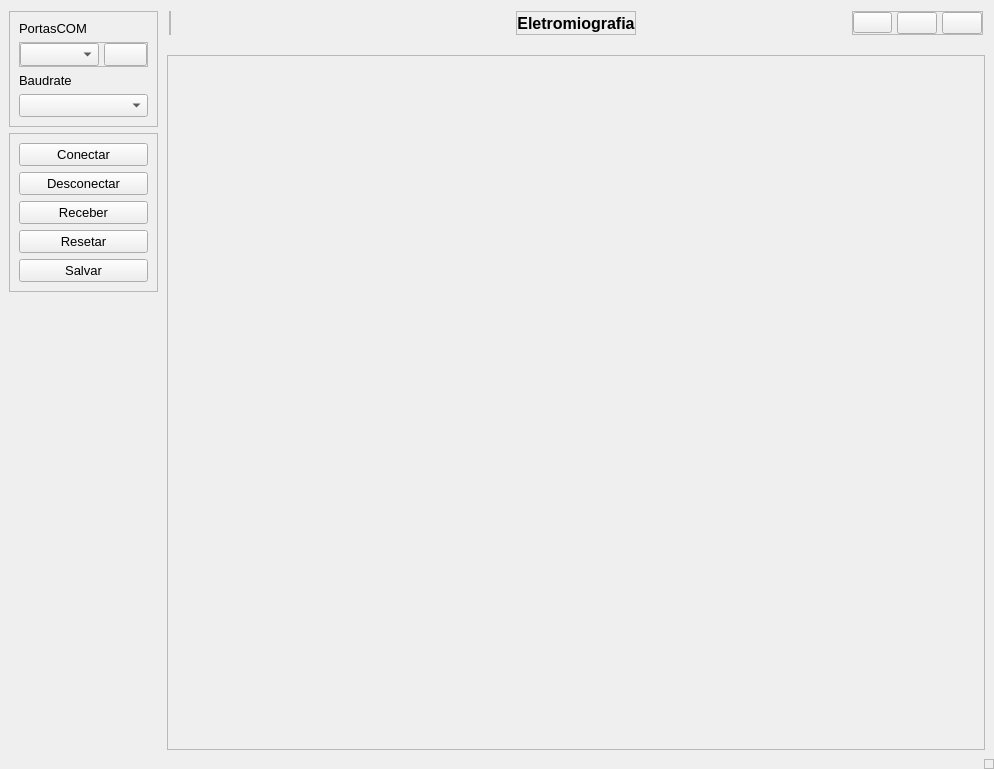
<?xml version="1.0" encoding="UTF-8"?>
<ui version="4.0">
 <class>MainWindow</class>
 <widget class="QMainWindow" name="MainWindow">
  <property name="geometry">
   <rect>
    <x>0</x>
    <y>0</y>
    <width>994</width>
    <height>769</height>
   </rect>
  </property>
  <property name="windowTitle">
   <string>MainWindow</string>
  </property>
  <property name="toolTip">
   <string notr="true"/>
  </property>
  <widget class="QWidget" name="centralwidget">
   <layout class="QHBoxLayout" name="horizontalLayout">
    <property name="spacing">
     <number>0</number>
    </property>
    <property name="leftMargin">
     <number>0</number>
    </property>
    <property name="topMargin">
     <number>0</number>
    </property>
    <property name="rightMargin">
     <number>0</number>
    </property>
    <property name="bottomMargin">
     <number>0</number>
    </property>
    <item alignment="Qt::AlignTop">
     <widget class="QCustomSlideMenu" name="leftContainer" native="true">
      <layout class="QVBoxLayout" name="verticalLayout">
       <property name="topMargin">
        <number>11</number>
       </property>
       <property name="rightMargin">
        <number>0</number>
       </property>
       <item alignment="Qt::AlignTop">
        <widget class="QFrame" name="frame_11">
         <property name="frameShape">
          <enum>QFrame::StyledPanel</enum>
         </property>
         <property name="frameShadow">
          <enum>QFrame::Raised</enum>
         </property>
         <layout class="QVBoxLayout" name="verticalLayout_11">
          <item>
           <widget class="QLabel" name="label">
            <property name="font">
             <font>
              <pointsize>10</pointsize>
             </font>
            </property>
            <property name="text">
             <string>PortasCOM</string>
            </property>
           </widget>
          </item>
          <item alignment="Qt::AlignLeft|Qt::AlignTop">
           <widget class="QFrame" name="frame_12">
            <property name="frameShape">
             <enum>QFrame::StyledPanel</enum>
            </property>
            <property name="frameShadow">
             <enum>QFrame::Raised</enum>
            </property>
            <layout class="QHBoxLayout" name="horizontalLayout_6">
             <property name="spacing">
              <number>5</number>
             </property>
             <property name="leftMargin">
              <number>0</number>
             </property>
             <property name="topMargin">
              <number>0</number>
             </property>
             <property name="rightMargin">
              <number>0</number>
             </property>
             <property name="bottomMargin">
              <number>0</number>
             </property>
             <item>
              <widget class="QComboBox" name="cbComports">
               <property name="font">
                <font>
                 <pointsize>10</pointsize>
                </font>
               </property>
              </widget>
             </item>
             <item>
              <widget class="QPushButton" name="btnRecarregar">
               <property name="font">
                <font>
                 <pointsize>10</pointsize>
                </font>
               </property>
               <property name="text">
                <string/>
               </property>
               <property name="icon">
                <iconset resource="resources.qrc">
                 <normaloff>:/icons/icons/refresh-ccw.svg</normaloff>:/icons/icons/refresh-ccw.svg</iconset>
               </property>
               <property name="iconSize">
                <size>
                 <width>20</width>
                 <height>20</height>
                </size>
               </property>
              </widget>
             </item>
            </layout>
           </widget>
          </item>
          <item>
           <widget class="QLabel" name="label_2">
            <property name="font">
             <font>
              <pointsize>10</pointsize>
             </font>
            </property>
            <property name="text">
             <string>Baudrate</string>
            </property>
           </widget>
          </item>
          <item>
           <widget class="QComboBox" name="cbBaudrate">
            <property name="font">
             <font>
              <pointsize>10</pointsize>
             </font>
            </property>
           </widget>
          </item>
         </layout>
        </widget>
       </item>
       <item alignment="Qt::AlignTop">
        <widget class="QFrame" name="frame">
         <property name="sizePolicy">
          <sizepolicy hsizetype="Preferred" vsizetype="Preferred">
           <horstretch>0</horstretch>
           <verstretch>0</verstretch>
          </sizepolicy>
         </property>
         <property name="frameShape">
          <enum>QFrame::StyledPanel</enum>
         </property>
         <property name="frameShadow">
          <enum>QFrame::Raised</enum>
         </property>
         <layout class="QVBoxLayout" name="verticalLayout_3">
          <item>
           <widget class="QPushButton" name="btnConectar">
            <property name="font">
             <font>
              <pointsize>10</pointsize>
             </font>
            </property>
            <property name="text">
             <string>Conectar</string>
            </property>
           </widget>
          </item>
          <item>
           <widget class="QPushButton" name="btnDeconectar">
            <property name="enabled">
             <bool>true</bool>
            </property>
            <property name="sizePolicy">
             <sizepolicy hsizetype="Minimum" vsizetype="Minimum">
              <horstretch>0</horstretch>
              <verstretch>0</verstretch>
             </sizepolicy>
            </property>
            <property name="font">
             <font>
              <pointsize>10</pointsize>
             </font>
            </property>
            <property name="text">
             <string>Desconectar</string>
            </property>
           </widget>
          </item>
          <item>
           <widget class="QPushButton" name="btnReceber">
            <property name="font">
             <font>
              <pointsize>10</pointsize>
             </font>
            </property>
            <property name="text">
             <string>Receber</string>
            </property>
           </widget>
          </item>
          <item>
           <widget class="QPushButton" name="btnReset">
            <property name="font">
             <font>
              <pointsize>10</pointsize>
             </font>
            </property>
            <property name="text">
             <string>Resetar</string>
            </property>
           </widget>
          </item>
          <item>
           <widget class="QPushButton" name="btnSalvar">
            <property name="font">
             <font>
              <pointsize>10</pointsize>
             </font>
            </property>
            <property name="text">
             <string>Salvar</string>
            </property>
           </widget>
          </item>
         </layout>
        </widget>
       </item>
      </layout>
     </widget>
    </item>
    <item>
     <widget class="QWidget" name="mainBodyContainer" native="true">
      <property name="sizePolicy">
       <sizepolicy hsizetype="Expanding" vsizetype="Preferred">
        <horstretch>0</horstretch>
        <verstretch>0</verstretch>
       </sizepolicy>
      </property>
      <layout class="QVBoxLayout" name="verticalLayout_2">
       <property name="spacing">
        <number>0</number>
       </property>
       <property name="leftMargin">
        <number>0</number>
       </property>
       <property name="topMargin">
        <number>0</number>
       </property>
       <property name="rightMargin">
        <number>0</number>
       </property>
       <property name="bottomMargin">
        <number>0</number>
       </property>
       <item alignment="Qt::AlignTop">
        <widget class="QWidget" name="headerConteiner" native="true">
         <layout class="QHBoxLayout" name="horizontalLayout_2">
          <property name="spacing">
           <number>5</number>
          </property>
          <property name="leftMargin">
           <number>11</number>
          </property>
          <property name="topMargin">
           <number>11</number>
          </property>
          <property name="rightMargin">
           <number>11</number>
          </property>
          <property name="bottomMargin">
           <number>11</number>
          </property>
          <item alignment="Qt::AlignLeft">
           <widget class="QFrame" name="frame_2">
            <property name="frameShape">
             <enum>QFrame::StyledPanel</enum>
            </property>
            <property name="frameShadow">
             <enum>QFrame::Raised</enum>
            </property>
            <layout class="QVBoxLayout" name="verticalLayout_5">
             <property name="spacing">
              <number>0</number>
             </property>
             <property name="leftMargin">
              <number>0</number>
             </property>
             <property name="topMargin">
              <number>0</number>
             </property>
             <property name="rightMargin">
              <number>0</number>
             </property>
             <property name="bottomMargin">
              <number>0</number>
             </property>
            </layout>
           </widget>
          </item>
          <item alignment="Qt::AlignHCenter">
           <widget class="QFrame" name="frame_3">
            <property name="frameShape">
             <enum>QFrame::StyledPanel</enum>
            </property>
            <property name="frameShadow">
             <enum>QFrame::Raised</enum>
            </property>
            <layout class="QVBoxLayout" name="verticalLayout_4">
             <property name="spacing">
              <number>0</number>
             </property>
             <property name="leftMargin">
              <number>0</number>
             </property>
             <property name="topMargin">
              <number>0</number>
             </property>
             <property name="rightMargin">
              <number>0</number>
             </property>
             <property name="bottomMargin">
              <number>0</number>
             </property>
             <item>
              <widget class="QLabel" name="label_3">
               <property name="font">
                <font>
                 <pointsize>12</pointsize>
                 <weight>75</weight>
                 <bold>true</bold>
                </font>
               </property>
               <property name="text">
                <string>Eletromiografia</string>
               </property>
               <property name="alignment">
                <set>Qt::AlignCenter</set>
               </property>
              </widget>
             </item>
            </layout>
           </widget>
          </item>
          <item alignment="Qt::AlignRight">
           <widget class="QFrame" name="frame_4">
            <property name="frameShape">
             <enum>QFrame::StyledPanel</enum>
            </property>
            <property name="frameShadow">
             <enum>QFrame::Raised</enum>
            </property>
            <layout class="QHBoxLayout" name="horizontalLayout_3">
             <property name="spacing">
              <number>5</number>
             </property>
             <property name="leftMargin">
              <number>0</number>
             </property>
             <property name="topMargin">
              <number>0</number>
             </property>
             <property name="rightMargin">
              <number>0</number>
             </property>
             <property name="bottomMargin">
              <number>0</number>
             </property>
             <item>
              <widget class="QPushButton" name="btnMinimize">
               <property name="font">
                <font>
                 <pointsize>8</pointsize>
                </font>
               </property>
               <property name="text">
                <string/>
               </property>
               <property name="icon">
                <iconset resource="resources.qrc">
                 <normaloff>:/icons/icons/minus.svg</normaloff>:/icons/icons/minus.svg</iconset>
               </property>
               <property name="iconSize">
                <size>
                 <width>20</width>
                 <height>20</height>
                </size>
               </property>
              </widget>
             </item>
             <item>
              <widget class="QPushButton" name="btnRestore">
               <property name="text">
                <string/>
               </property>
               <property name="icon">
                <iconset resource="resources.qrc">
                 <normaloff>:/icons/icons/square.svg</normaloff>:/icons/icons/square.svg</iconset>
               </property>
               <property name="iconSize">
                <size>
                 <width>20</width>
                 <height>20</height>
                </size>
               </property>
              </widget>
             </item>
             <item>
              <widget class="QPushButton" name="btnClose">
               <property name="text">
                <string/>
               </property>
               <property name="icon">
                <iconset resource="resources.qrc">
                 <normaloff>:/icons/icons/x.svg</normaloff>:/icons/icons/x.svg</iconset>
               </property>
               <property name="iconSize">
                <size>
                 <width>20</width>
                 <height>20</height>
                </size>
               </property>
              </widget>
             </item>
            </layout>
           </widget>
          </item>
         </layout>
        </widget>
       </item>
       <item>
        <widget class="QWidget" name="mainBodyContent" native="true">
         <property name="sizePolicy">
          <sizepolicy hsizetype="Preferred" vsizetype="Expanding">
           <horstretch>0</horstretch>
           <verstretch>0</verstretch>
          </sizepolicy>
         </property>
         <layout class="QVBoxLayout" name="verticalLayout_6">
          <property name="spacing">
           <number>0</number>
          </property>
          <property name="leftMargin">
           <number>0</number>
          </property>
          <property name="topMargin">
           <number>0</number>
          </property>
          <property name="rightMargin">
           <number>0</number>
          </property>
          <property name="bottomMargin">
           <number>0</number>
          </property>
          <item>
           <widget class="QWidget" name="corpoConteudo" native="true">
            <property name="sizePolicy">
             <sizepolicy hsizetype="Preferred" vsizetype="Expanding">
              <horstretch>0</horstretch>
              <verstretch>0</verstretch>
             </sizepolicy>
            </property>
            <layout class="QVBoxLayout" name="lineChartCont">
             <item>
              <widget class="QFrame" name="graficoV">
               <property name="frameShape">
                <enum>QFrame::StyledPanel</enum>
               </property>
               <property name="frameShadow">
                <enum>QFrame::Raised</enum>
               </property>
               <layout class="QGridLayout" name="gridLayout"/>
              </widget>
             </item>
            </layout>
           </widget>
          </item>
          <item alignment="Qt::AlignRight|Qt::AlignBottom">
           <widget class="QWidget" name="footerContainer" native="true">
            <layout class="QVBoxLayout" name="verticalLayout_7">
             <property name="spacing">
              <number>0</number>
             </property>
             <property name="leftMargin">
              <number>0</number>
             </property>
             <property name="topMargin">
              <number>0</number>
             </property>
             <property name="rightMargin">
              <number>0</number>
             </property>
             <property name="bottomMargin">
              <number>0</number>
             </property>
             <item>
              <widget class="QFrame" name="sizeGrip">
               <property name="minimumSize">
                <size>
                 <width>10</width>
                 <height>10</height>
                </size>
               </property>
               <property name="maximumSize">
                <size>
                 <width>10</width>
                 <height>10</height>
                </size>
               </property>
               <property name="frameShape">
                <enum>QFrame::StyledPanel</enum>
               </property>
               <property name="frameShadow">
                <enum>QFrame::Raised</enum>
               </property>
              </widget>
             </item>
            </layout>
           </widget>
          </item>
         </layout>
        </widget>
       </item>
      </layout>
     </widget>
    </item>
   </layout>
  </widget>
 </widget>
 <customwidgets>
  <customwidget>
   <class>QCustomSlideMenu</class>
   <extends>QWidget</extends>
   <header location="global">Custom_Widgets.Widgets.h</header>
   <container>1</container>
  </customwidget>
 </customwidgets>
 <resources>
  <include location="resources.qrc"/>
 </resources>
 <connections/>
</ui>
